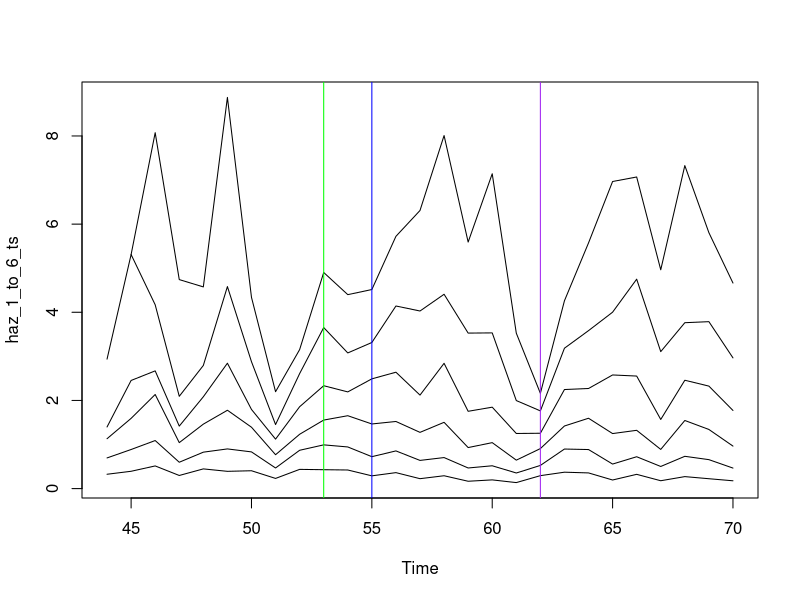

This chart was generated by the following R code:

library(foreign)
library(survival)


com <- read.dta('katz_sala.dta')
com$censordum <- 1 - com$censordum

keep_vars <- c("censordum", "cumtenure", "seniority", 
               "pctreturned", "ch_pty_control", "dem",
               "privileged", "realign", "revolt", 
               "ausballot", "congno")

com_subset <- com[, keep_vars]
com_subset <- subset(com_subset, cumtenure <= 9 & congno < 71)


com_cox_all_congnos <- coxph(Surv(cumtenure, censordum) ~ seniority + pctreturned + ch_pty_control + dem + privileged + realign + revolt + ausballot, data=com_subset, ties = "breslow")

# library(pec)
# ndat1 <- with(com_subset, data.frame(seniority = mean(seniority), pctreturned = mean(pctreturned), ch_pty_control = 0, dem = 0, privileged = 0, realign = 0, revolt = 0, ausballot = 0))
# ndat2 <- with(com_subset, data.frame(seniority = mean(seniority), pctreturned = mean(pctreturned), ch_pty_control = 0, dem = 0, privileged = 0, realign = 0, revolt = 0, ausballot = 1))
# predictSurvProb(com_cox_all_congnos, newdata = ndat1, times = 1:9)
# predictSurvProb(com_cox_all_congnos, newdata = ndat2, times = 1:9)
# SF1 <- survfit(com_cox_all_congnos, newdata = ndat1)$surv
# SF2 <- survfit(com_cox_all_congnos, newdata = ndat2)$surv
# center <- function(x) {
#   scale(x, center = TRUE, scale = FALSE)
# }


# Run models by congress and predict probabilities
congnos <- sort(unique(com_subset$congno))

pr_t <- function(S, t) {
  # S values of survival function from survfit()
  
  if (t == 1) { # then S[t-1] = S(0) = 1
    p <- 1 - S[t]
  } else {
    p <- (S[t-1] - S[t]) / S[t-1]  
  }
  p
}

results <- list()
pp <- list()
haz <- matrix(NA, nr = length(congnos), nc = 9)
rownames(haz) <- congnos
colnames(haz) <- paste0("t", 1:9)
min_cong <- min(congnos)
for (C in congnos) {
  name <- paste0("cong_",C)
  print(name)
  fit <- coxph(Surv(cumtenure, censordum) ~ seniority + dem + privileged,
               data = subset(com_subset, congno == C), 
               ties = "breslow", # maybe use ties = exact?
               control = coxph.control(iter.max = 100)) 
  results[[name]] <- fit

  SF <- survfit(fit)$surv # default X values are means
  pred_p <- rep(0, length(SF))
  
  for (t in 1:length(pred_p)) {
    pred_p[t] <- pr_t(SF, t)
  }
  
  pp[[name]] <- pred_p
  
  base_haz <- -log(SF)
  new_data <- data.frame(t(fit$means)) 
  risk <- predict(fit, newdata = new_data, type = "risk")
  h <- base_haz*risk
  row <- C - min_cong + 1
  col <- length(h)
  haz[row, 1:col] <- h
}

haz_1_to_6 <- haz[, 1:6]
haz_1_to_6_ts <- ts(haz_1_to_6, start = min(congnos))

plot(haz_1_to_6_ts, plot.type = "single")

markers <- c("ausballot", "revolt", "realign")
marker_times <- with(com_subset, sapply(markers, FUN = function(x) {
    min(congno[get(x) == 1])
  }))

abline(v = marker_times, col = c("green", "purple", "blue"))


library(ggplot2)
library(reshape2)
pdat <- melt(haz_1_to_6, varnames = c("Congress","Duration"))
gg_haz <- ggplot(pdat, aes(x = Congress, y = value, color = Time))
gg_haz <- gg_haz + 
  theme_classic() %+replace% theme(axis.line = element_line(size = 3)) +
  ylab("Hazard (X values fixed at means)") +
  geom_vline(xintercept = marker_times, linetype = 2) + 
  geom_line()


